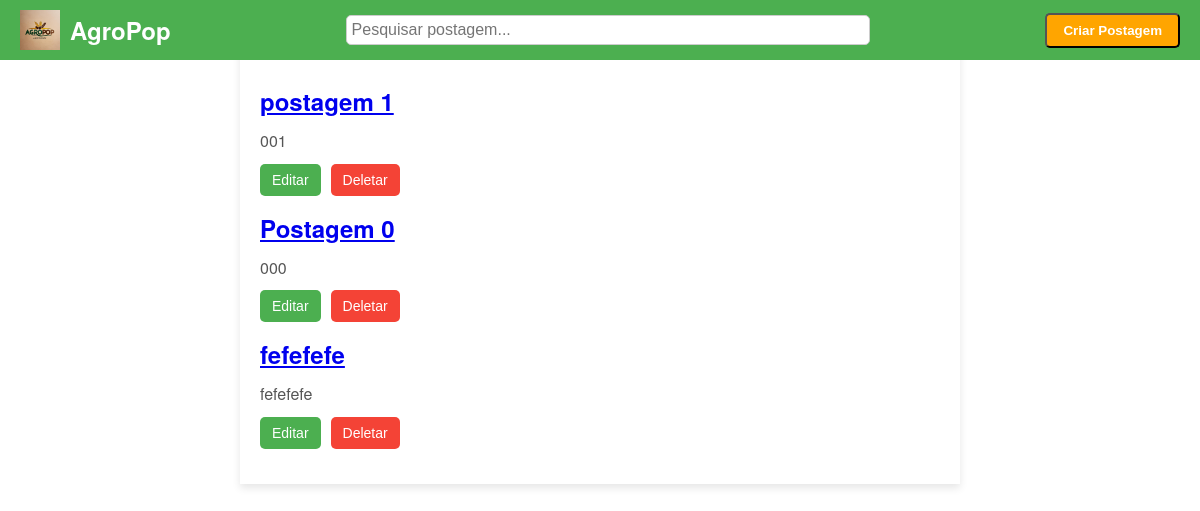
/, run on an earlier commit of the app's database.
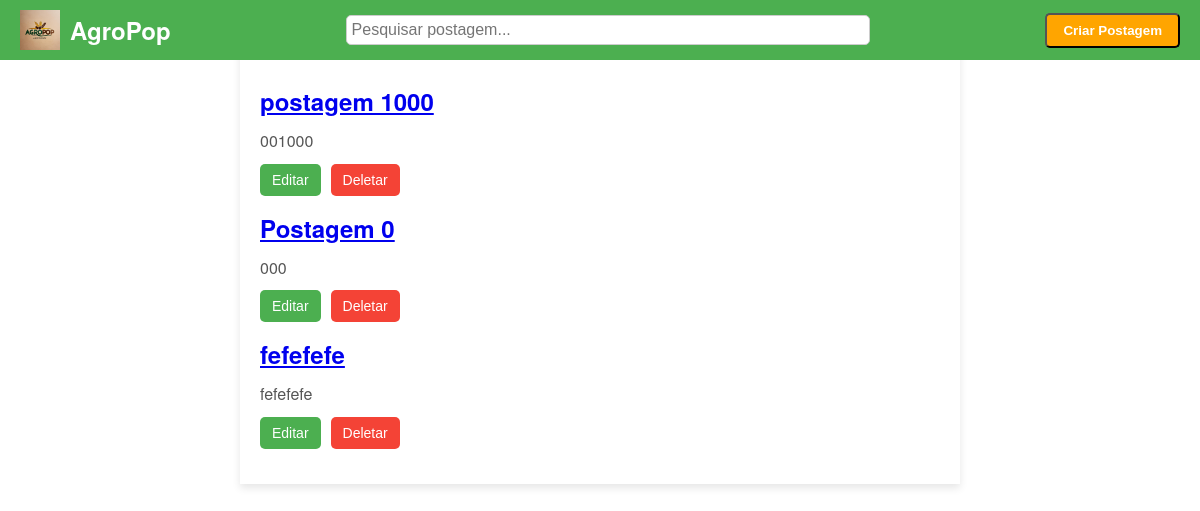
And on a later commit of the database.
### scicrop/models.py (models this page shows, shortened)
class Post(models.Model):
    title = models.CharField(max_length=200)
    content = models.TextField()
    date_created = models.DateTimeField(auto_now_add=True)

### scicrop/views.py (the view)
# urls.py: path('', views.list_posts, name='list_posts'),  # URL para listagem de posts
def list_posts(request):
    posts = Post.objects.all().order_by('-date_created')
    return  render(request, 'posts/index.html', {'posts': posts})

### scicrop/templates/posts/index.html (shortened to what this page needs)
{% load static %}
<!DOCTYPE html>
<html lang="pt-br">
<head>
    <link rel="stylesheet" href="{% static 'css/style.css' %}">
</head>
<body>
    <header class="header">
        <div class="logo-container">
            <img src="{% static 'assets/AgroPopLogo.jpg' %}" alt="Logo AgroPop" class="logo">
            <h1 class="blog-name">AgroPop</h1>
        </div>
        <div class="search-container">
            <input type="text" placeholder="Pesquisar postagem..." class="search-input">
        </div>
        <div class="create-post-container">
            <button class="create-post-button" id="openPopup_btn"> Criar Postagem</button>
        </div>
    </header>
    <section class="content">
        <h2>Feed</h2>
        <div class="posts">
            {% for post in posts %}
                <div class="post">
                    <h3 class="title">
                        <a href="{% url 'post_detail' title=post.title %}">{{ post.title }}</a>
                    </h3>
                    <p class="text_post">{{ post.content|slice:":200" }}</p>
                    <div class="post-actions">
                        <button class="edit-post" data-id="{{ post.id }}" data-title="{{ post.title }}" data-content="{{ post.content }}">Editar</button>
                        <button class="delete-post" data-id="{{ post.id }}">Deletar</button>
                    </div>
                </div>
            {% empty %}
            <p>Faça uma postagem no AgroPop</p>
            {% endfor %}
        </div>
    </section>
</body>
</html>

What changed in the data, as far as the page shows it:
changed Post: title "postagem 1" → "postagem 1000"; content "001" → "001000"
